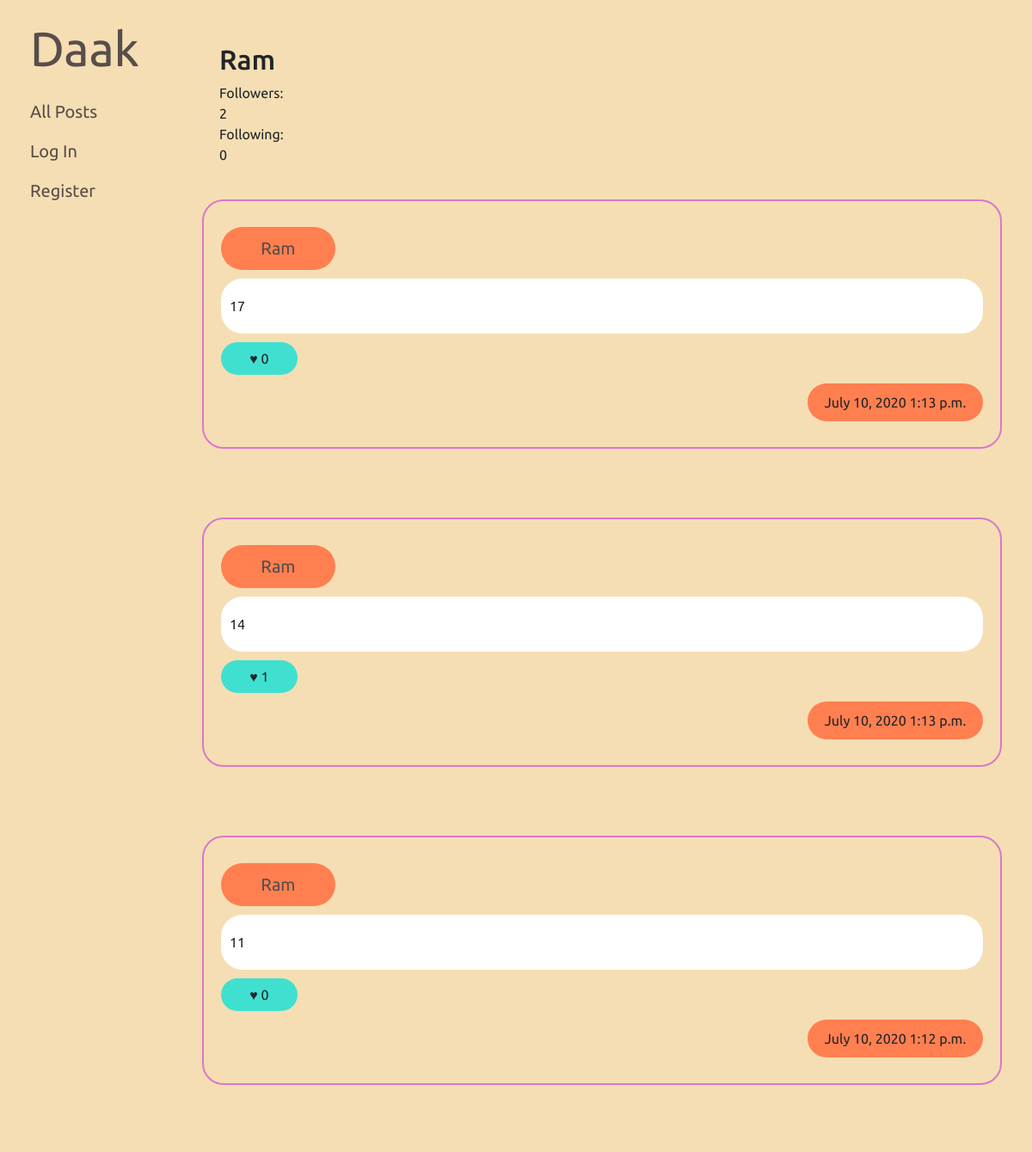
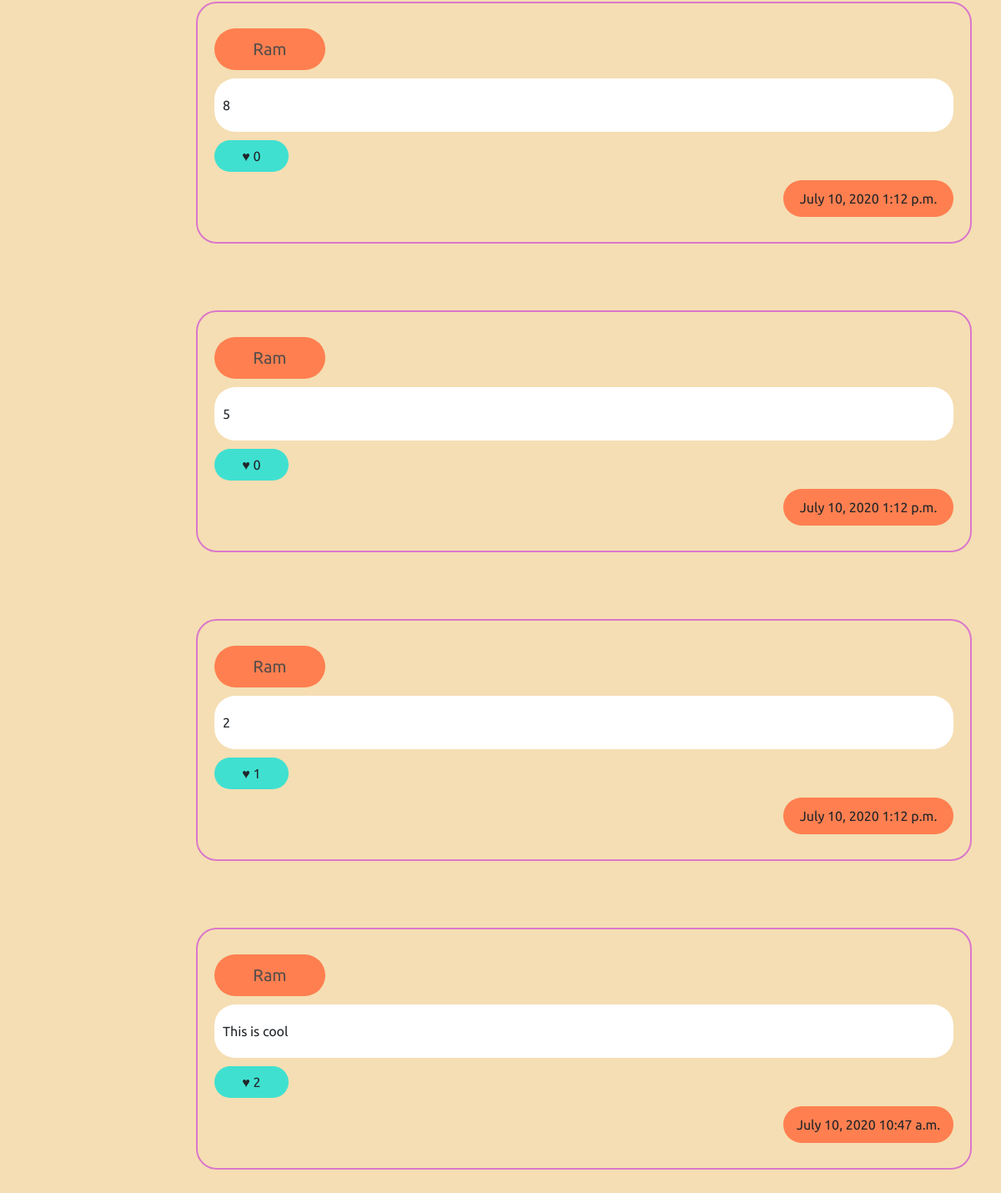
The page /profile/Ram on the database its author committed (2 pictures, top to bottom).
### network/models.py (models this page shows, shortened)
class User(AbstractUser):
    pass

class Post(models.Model):
    user = models.ForeignKey(User, on_delete=models.CASCADE)
    content = models.TextField(max_length=400)
    likes = models.IntegerField(default=0)
    date = models.DateField(auto_now=False, auto_now_add=True)
    time = models.TimeField(auto_now=False, auto_now_add=True)

### network/views.py (the view)
# urls.py: path("profile/<username>", views.profile, name="profile"),
def profile(request, username):
    user = User.objects.get(username = username)
    post_list = Post.objects.all().filter(user = user.id).order_by('-id')
    page = request.GET.get('page', 1)
    paginator = Paginator(post_list, 10)
    try:
        posts = paginator.page(page)
    except PageNotAnInteger:
        posts = paginator.page(1)
    except EmptyPage:
        posts = paginator.page(paginator.num_pages)
    follower = Follower.objects.get(name=user)
    followersCount = follower.followers.count()
    following = Follow.objects.get(name=user)
    followingCount = following.following.count()
    if request.user.is_authenticated:
        follow = Follow.objects.get(name=request.user)
        followed = follow.following.all()
        liked = Liked.objects.get(name=request.user)
        likedlist = liked.post.all().order_by('-id')
        return render(request, "network/profile.html", {
            "username": user,
            "posts": posts,
            "liked": likedlist,
            "followed": followed,
            "followersCount": followersCount,
            "followingCount": followingCount
        })
    else:
        return render(request, "network/profile.html", {
            "username": user,
            "posts": posts,
            "followersCount": followersCount,
            "followingCount": followingCount
        })

### network/templates/network/profile.html (shortened to what this page needs)
{% extends "network/layout.html" %}
{% block body %}
{% if user.is_authenticated %}
    <div style="margin: 20px 20px; padding: 20px 20px;">
    {% if request.user == username %}
        <h2> {{request.user}} </h2>
    {% else %}
        <h2> {{username}} </h2>
        {% if username in followed %}
            <button class="unfollow btn" name="{{username}}">Following!</button>
        {% else %}
            <button class="follow btn" name="{{username}}">Follow</button>
        {% endif %}
        <br><br>
    {% endif %}
    <div>
        Followers: <div id="followersCount">{{followersCount}}</div><br>
    </div>
    <div>
        Following: <div id="followingCount">{{followingCount}}</div>
    </div>
    </div>
    {% if posts.has_other_pages %}
    <nav aria-label="Page navigation example">
    <ul class="pagination">
        {% if posts.has_previous %}
            <li class="page-item"><a class="page-link" href="?page={{ posts.previous_page_number }}">&laquo;</a></li>
        {% else %}
            <li class="disabled page-item"><span class="page-link">&laquo;</span></li>
        {% endif %}
        {% for i in posts.paginator.page_range %}
            {% if posts.number == i %}
                <li class="active page-item"><span class="page-link">{{ i }} <span class="sr-only">(current)</span></span></li>
            {% else %}
                <li class="page-item"><a class="page-link" href="?page={{ i }}">{{ i }}</a></li>
            {% endif %}
        {% endfor %}
        {% if posts.has_next %}
            <li class="page-item"><a class="page-link" href="?page={{ posts.next_page_number }}">&raquo;</a></li>
        {% else %}
            <li class="disabled page-item"><span class="page-link">&raquo;</span></li>
        {% endif %}
    </ul>
    </nav>
    {% endif %}
    {% for post in posts %}
    <div class="post">
        <f class="row">
            <div class="user col-3" style="max-width: 15%; flex: 0 0 15%;"><a href="{% url 'profile' post.user %}">{{post.user}}</a></div>
            <div class="col-6" style="max-width: 75%; flex: 0 0 75%;"></div>
            {% if post.user == request.user %}
                    <button class="edit btn col-3" style="max-width: 10%; flex: 0 0 10%" id="{{post.id}}" >Edit</button>
            {% endif %}
        </f>
        <div name={{post.id}} class="content">{{post.content}}</div>
        {% if post in liked %}
                <button class="btn like-btn dislike" num={{post.likes}} id="{{post.id}}">&hearts; {{post.likes}}</button>
        {% else %}
                <button class="btn like-btn like" num={{post.likes}} id="{{post.id}}">&hearts; {{post.likes}}</button>
        {% endif %}
        <f class="row">
            <div class="col-10" style="max-width: 77%; flex: 0 0 77%;"></div>
            <div class="timestamp col-2" style="max-width: 23%; flex: 0 0 23%;">{{post.date}} {{post.time}}</div>
        </f>
    </div>
    {% endfor %}
{% else %}
    <div style="margin: 20px 20px; padding: 20px 20px;">
        <h2> {{username}} </h2>
        <div>
            Followers: <div id="followersCount">{{followersCount}}</div>
        </div>
        <div>
            Following: <div id="followingCount">{{followingCount}}</div>
        </div>
    </div>
    {% for post in posts %}
        <div class="post">
            <f class="row">
            <div class="user col-3" style="max-width: 15%; flex: 0 0 15%;"><a href="{% url 'profile' post.user %}">{{post.user}}</a></div>
            <div class="col-6" style="max-width: 85%; flex: 0 0 85%;"></div>
            </f>
            <div class="content">{{post.content}}</div>
            <div class="btn like-btn">&hearts; {{post.likes}}</div>
            <f class="row">
                <div class="col-10" style="max-width: 77%; flex: 0 0 77%;"></div>
                <div class="timestamp col-2" style="max-width: 23%; flex: 0 0 23%;">{{post.date}} {{post.time}}</div>
            </f>
        </div>
    {% endfor %}
{% endif %}
{% endblock %}

### network/static/network/styles.css (style rules this page uses)
body { background-color: wheat; }
.post > div, .post > f > div { border-radius: 25px; }
.post { border: solid 2px #da77cb; border-radius: 25px; margin: 20px 20px; padding: 20px 20px; margin-bottom: 80px; display: flex; flex-direction: column; }
.like-btn { margin-top: 10px; border-radius: 25px; background-color: turquoise; width: 10%; }
.user { background-color: coral; width: fit-content; display: inline-block; text-align: center; }
.content { padding: 20px 10px; background-color: white; }
.timestamp { background-color: coral; text-align: center; width: 25%; }
.row { margin: 10px 0; }
.user, .likes, .timestamp { padding: 10px 10px; }

### network/static/network/underline.css (style rules this page uses)
body { font-family: 'Ubuntu', sans-serif; }
a { font-size: 20px; color: #584e4a; position: relative; text-decoration: none; padding-bottom: 8px; }
a:before, a:after { content: ''; position: absolute; bottom: 8px; left: 0; right: 0; height: 2px; background-color: #ea93a6; }
a:before { opacity: 0; transform: translateY(- 8px); transition: transform 0s cubic-bezier(0.175, 0.885, 0.32, 1.275), opacity 0s; }
a:after { opacity: 0; transform: translateY(4px); transition: transform 0.2s cubic-bezier(0.175, 0.885, 0.32, 1.275), opacity 0.2s; }

### rows shown on the page
User: username "Ram"
Post: user "Ram", content "17", likes "0", date "July 10, 2020", time "1:13 p.m."
Post: user "Ram", content "14", likes "1", date "July 10, 2020", time "1:13 p.m."
Post: user "Ram", content "11", likes "0", date "July 10, 2020", time "1:12 p.m."
Post: user "Ram", content "8", likes "0", date "July 10, 2020", time "1:12 p.m."
Post: user "Ram", content "5", likes "0", date "July 10, 2020", time "1:12 p.m."
Post: user "Ram", content "2", likes "1", date "July 10, 2020", time "1:12 p.m."
Post: user "Ram", content "This is cool", likes "2", date "July 10, 2020", time "10:47 a.m."

### other values the page prints
{{ followersCount }} "2"
{{ followingCount }} "0"
